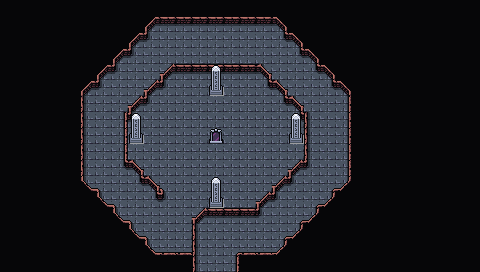

Below is a game level as drawn by its tile map, then a one-line description and the .tmx that defines it (tile-layer data replaced by summaries):
An orthogonal 30x17 tile map with 16x16 px tiles, 4 tile layers (Collision, Background, Walls, Clutter), 2 tilesets and 2 objects.

<map version="1.5" tiledversion="1.7.2" orientation="orthogonal" renderorder="right-down" width="30" height="17" tilewidth="16" tileheight="16" infinite="0" nextlayerid="7" nextobjectid="55">
 <editorsettings>
  <export target="wastetown..tmx" format="tmx" />
 </editorsettings>
 <tileset firstgid="1" source="../../tileset/main.tsx" />
 <tileset firstgid="3477" source="../../tileset/buildings.tsx" />
 <layer id="6" name="Collision" width="30" height="17">
  <data>[510 cells, 0 non-empty, 0 distinct tile ids]</data>
 </layer>
 <layer id="1" name="Background" width="30" height="17">
  <data>[510 cells, 510 non-empty, 1 distinct tile ids]</data>
 </layer>
 <layer id="2" name="Walls" width="30" height="17">
  <data>[510 cells, 395 non-empty, 16 distinct tile ids]</data>
 </layer>
 <layer id="3" name="Clutter" width="30" height="17">
  <properties>
   <property name="spriteLayer" type="bool" value="true" />
  </properties>
  <data>[510 cells, 9 non-empty, 3 distinct tile ids]</data>
 </layer>
 <objectgroup id="4" name="Objects">
  <object id="38" template="../../obj/entry_up.tx" x="207.632" y="272.303" />
  <object id="49" template="../../obj/entry_down.tx" x="208.488" y="144.557">
   <properties>
    <property name="teleport" value="maps/map/magetower_7B.tmx" />
   </properties>
  </object>
 </objectgroup>
</map>
